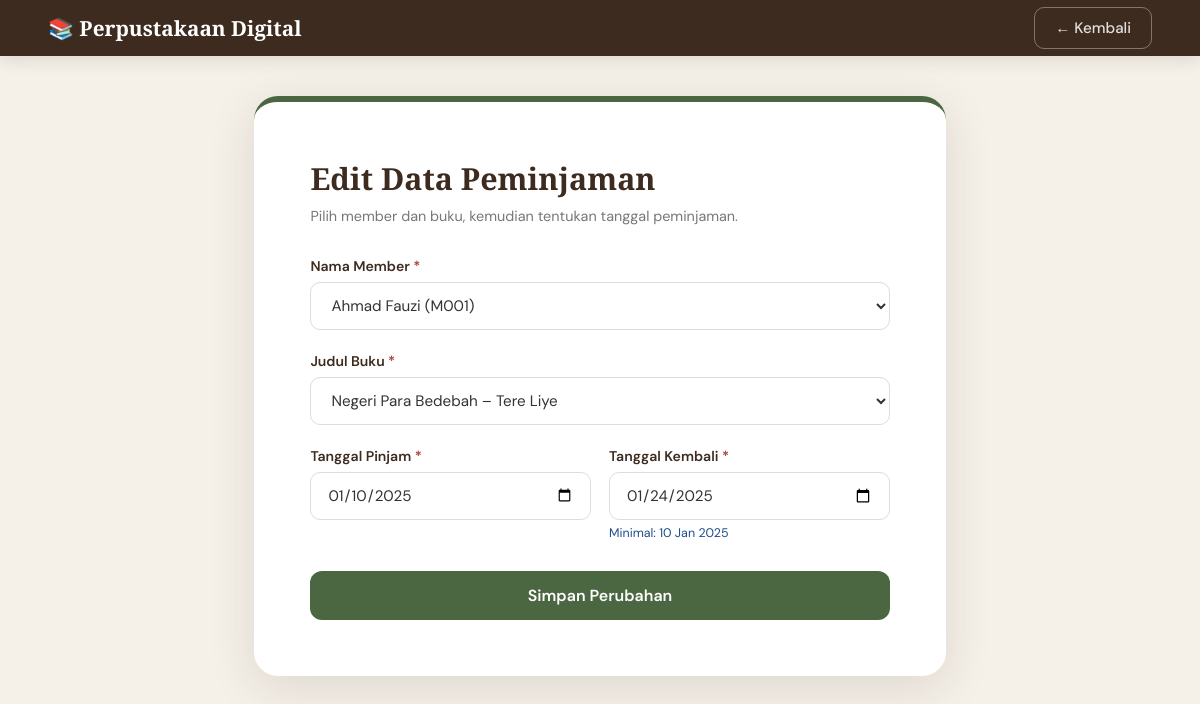
The page /FormPeminjaman.php?id=1 on the database its author committed.
### tables this page shows
CREATE TABLE IF NOT EXISTS peminjaman (
    id_peminjaman   INT AUTO_INCREMENT PRIMARY KEY,
    id_member       INT  NOT NULL,
    id_buku         INT  NOT NULL,
    tgl_pinjam      DATE NOT NULL,
    tgl_kembali     DATE NOT NULL,
    status          ENUM('aktif','selesai') NOT NULL DEFAULT 'aktif',
    CONSTRAINT fk_peminjaman_member
        FOREIGN KEY (id_member) REFERENCES member(id_member)
        ON DELETE CASCADE ON UPDATE CASCADE,
    CONSTRAINT fk_peminjaman_buku
        FOREIGN KEY (id_buku)   REFERENCES buku(id_buku)
        ON DELETE CASCADE ON UPDATE CASCADE
);

CREATE TABLE IF NOT EXISTS member (
    id_member       INT AUTO_INCREMENT PRIMARY KEY,
    nama_member     VARCHAR(250) NOT NULL,
    nomor_member    VARCHAR(15)  NOT NULL UNIQUE,
    alamat          TEXT,
    tgl_mendaftar   DATETIME     DEFAULT CURRENT_TIMESTAMP,
    tgl_terakhir_bayar DATE
);

CREATE TABLE IF NOT EXISTS buku (
    id_buku         INT AUTO_INCREMENT PRIMARY KEY,
    judul_buku      VARCHAR(500) NOT NULL,
    penulis         VARCHAR(500) NOT NULL,
    penerbit        VARCHAR(250),
    tahun_terbit    INT
);

### Model.php (called while the page is built, shortened)
<?php
function getAllMember() {
    $koneksi = koneksiDatabase();
    $query   = "SELECT * FROM member ORDER BY id_member ASC";
    $result  = mysqli_query($koneksi, $query);
    $data    = [];
    while ($row = mysqli_fetch_assoc($result)) {
        $data[] = $row;
    }
    return $data;
}
function getAllBuku() {
    $koneksi = koneksiDatabase();
    $query   = "SELECT * FROM buku ORDER BY id_buku ASC";
    $result  = mysqli_query($koneksi, $query);
    $data    = [];
    while ($row = mysqli_fetch_assoc($result)) {
        $data[] = $row;
    }
    return $data;
}
function getPeminjamanById($id_peminjaman) {
    $koneksi = koneksiDatabase();
    $id      = mysqli_real_escape_string($koneksi, $id_peminjaman);
    $query   = "SELECT p.*, m.nama_member, b.judul_buku
                FROM peminjaman p
                JOIN member m ON p.id_member = m.id_member
                JOIN buku   b ON p.id_buku   = b.id_buku
                WHERE p.id_peminjaman = '$id'
                LIMIT 1";
    $result  = mysqli_query($koneksi, $query);
    $data    = mysqli_fetch_assoc($result);
    return $data;
}

### FormPeminjaman.php (the view, shortened to what this page needs)
<?php
require_once 'Model.php';
$id     = $_GET['id'] ?? null;
$data   = null;
$isEdit = false;
$members = getAllMember();
$bukus   = getAllBuku();
if ($id) {
    $data   = getPeminjamanById($id);
    $isEdit = true;
}
$judulForm = $isEdit ? 'Edit Data Peminjaman' : 'Tambah Data Peminjaman';
$namaBtn   = $isEdit ? 'Simpan Perubahan' : 'Catat Peminjaman';
?>
<!DOCTYPE html>
<html lang="id">
<head>
</head>
<body>
<nav>
    <span class="brand">📚 Perpustakaan Digital</span>
    <a href="Peminjaman.php">← Kembali </a>
</nav>
<div class="container">
    <div class="form-card">
        <h1><?= $judulForm ?></h1>
        <p class="sub">Pilih member dan buku, kemudian tentukan tanggal peminjaman.</p>
        <form method="POST"
              action="FormPeminjaman.php<?= $isEdit ? '?id=' . ($data['id_peminjaman'] ?? '') : '' ?>"
              id="formPeminjaman">
            <div class="field">
                <label>Nama Member <span class="req">*</span></label>
                <select name="id_member" id="id_member" required>
                    <?php foreach ($members as $m): ?>
                        <option value="<?= $m['id_member'] ?>"
                            <?= (isset($data['id_member']) && $data['id_member'] == $m['id_member']) ? 'selected' : '' ?>>
                            <?= htmlspecialchars($m['nama_member']) ?> (<?= htmlspecialchars($m['nomor_member']) ?>)
                        </option>
                    <?php endforeach; ?>
                </select>
            </div>
            <div class="field">
                <label>Judul Buku <span class="req">*</span></label>
                <select name="id_buku" id="id_buku" required>
                    <?php foreach ($bukus as $b): ?>
                        <option value="<?= $b['id_buku'] ?>"
                            <?= (isset($data['id_buku']) && $data['id_buku'] == $b['id_buku']) ? 'selected' : '' ?>>
                            <?= htmlspecialchars($b['judul_buku']) ?> – <?= htmlspecialchars($b['penulis']) ?>
                        </option>
                    <?php endforeach; ?>
                </select>
            </div>
            <div class="row-2">
                <div class="field">
                    <label>Tanggal Pinjam <span class="req">*</span></label>
                    <input type="date"
                           name="tgl_pinjam"
                           id="tgl_pinjam"
                           value="<?= htmlspecialchars($data['tgl_pinjam'] ?? date('Y-m-d')) ?>"
                           required>
                </div>
                <div class="field">
                    <label>Tanggal Kembali <span class="req">*</span></label>
                    <input type="date"
                           name="tgl_kembali"
                           id="tgl_kembali"
                           value="<?= htmlspecialchars($data['tgl_kembali'] ?? '') ?>"
                           required>
                    <p class="hint" id="hint_kembali">Harus ≥ tanggal pinjam</p>
                </div>
            </div>
            <button type="submit" class="btn-submit"><?= $namaBtn ?></button>
        </form>
    </div>
</div>
</body>
</html>

### FormPeminjaman.php (style rules this page uses)
:root { --cream: #F5F0E8; --brown: #3D2B1F; --gold: #C8960C; --rust: #A63D2F; --sage: #4A6741; }
* { margin: 0; padding: 0; box-sizing: border-box; }
body { min-height: 100vh; background: var(--cream); font-family: 'DM Sans', sans-serif; }
nav { background: var(--brown); min-height: 7vh; padding: 0 48px; display: flex; align-items: center; justify-content: space-between; box-shadow: 0 4px 16px rgba(61,43,31,0.12); }
nav .brand { font-family: 'Playfair Display', serif; color: #fff; font-size: 1.3rem; font-weight: 700; }
nav a { color: rgba(255,255,255,0.85); text-decoration: none; font-size: 0.95rem; padding: 10px 20px; border: 1.5px solid rgba(255,255,255,0.35); border-radius: 10px; font-weight: 500; transition: all 0.2s ease; }
.container { flex: 1; width: 100%; display: flex; align-items: center; justify-content: center; padding: 40px 24px; }
.form-card { background: #fff; border-radius: 24px; padding: 56px; box-shadow: 0 12px 48px rgba(61,43,31,0.12); border-top: 6px solid var(--sage); width: 60%; max-width: 750px; min-width: 340px; }
.form-card h1 { font-family: 'Playfair Display', serif; font-size: 1.9rem; color: var(--brown); margin-bottom: 8px; }
.form-card p.sub { color: #777; font-size: 0.9rem; margin-bottom: 32px; }
.field { margin-bottom: 22px; }
label { display: block; font-weight: 600; font-size: 0.88rem; color: var(--brown); margin-bottom: 7px; }
label span.req { color: var(--rust); }
input[type="date"], select { width: 100%; padding: 12px 16px; border: 1.5px solid #ddd; border-radius: 10px; font-family: 'DM Sans', sans-serif; font-size: 0.95rem; color: #333; transition: border-color 0.18s; outline: none; background: #fff; }
.row-2 { display: grid; grid-template-columns: 1fr 1fr; gap: 18px; }
.hint { font-size: 0.78rem; color: #999; margin-top: 5px; }
.btn-submit { width: 100%; padding: 14px; background: var(--sage); color: #fff; border: none; border-radius: 12px; font-family: 'DM Sans', sans-serif; font-size: 1rem; font-weight: 600; cursor: pointer; transition: all 0.2s; margin-top: 8px; }

### rows shown on the page
peminjaman: id_member "Ahmad Fauzi (M001)", id_buku "Negeri Para Bedebah – Tere Liye", tgl_pinjam "01/10/2025", tgl_kembali "01/24/2025"

### other values the page prints
$judulForm "Edit Data Peminjaman"
$namaBtn "Simpan Perubahan"
